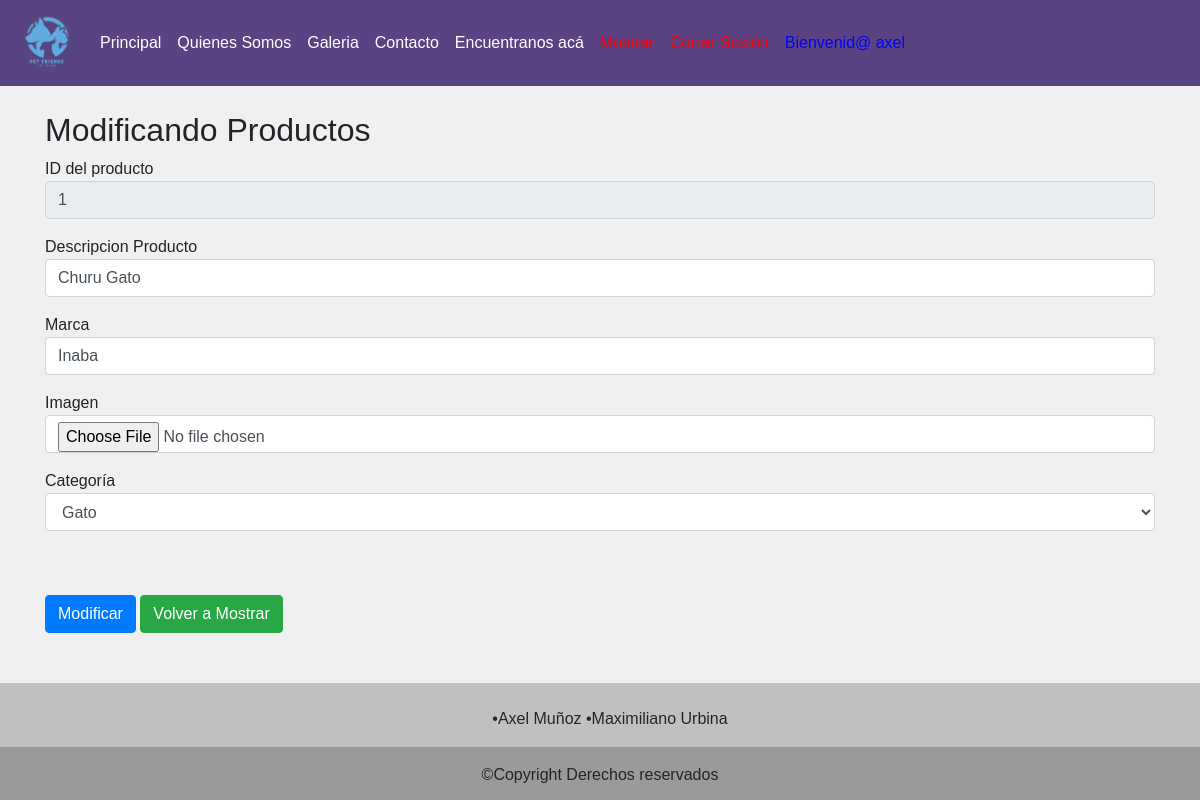
The page /form_mod_producto/1 (signed in) on the database its author committed.
### core/models.py (models this page shows, shortened)
class Productos_Animal (models.Model):
    id_producto = models.CharField(primary_key=True, max_length=6, verbose_name='id_producto')
    descripcionP= models.CharField(max_length=60, verbose_name='Descripcion')
    marca= models.CharField(max_length=20, verbose_name='Marca')
    imagen =models.ImageField(upload_to="productos",null=True)
    categoria = models.ForeignKey(CategoriaAnimal, on_delete=models.CASCADE, verbose_name='Categoria Animal')

### core/views.py (the view, shortened to what this page needs)
def form_mod_producto(request, id):
    producto = Productos_Animal.objects.get(id_producto=id)
    datos = {
        'form': ProductoForm2(instance=producto)
    }
    return render (request, 'form_mod_producto.html', datos )

### core/models.py (called while the page is built)
    def __str__(self):
        return self.nombreCategoriaA

### core/templates/form_mod_producto.html (shortened to what this page needs)
<!DOCTYPE html>
<html lang="en">
<head>
    <link rel="stylesheet" href="https://cdn.jsdelivr.net/npm/bootstrap@4.6.1/dist/css/bootstrap.min.css">
    {% load static %}
    <link rel="stylesheet" href="{% static 'css/style.css' %}">
    <link rel="stylesheet" href="{% static 'css/styleC.css' %}">
</head>
<body>
  <nav id="nav" class="navbar navbar-expand-sm navbar-light ">
    <div class="navbar-brand">
      <img class="rounded-circle" src="{% static 'img/logo.png' %}" width="60" height="60" alt="">
    </div>
    <div class="collapse navbar-collapse" id="opciones">
      <ul class="navbar-nav">
        <li class="nav-item">
          <a id="navL" class="nav-link" href="{% url 'index' %}">Principal</a>
        </li>
        <li class="nav-item">
          <a class="nav-link" id="navL"  href="{% url 'somos' %}">Quienes Somos</a>
        </li>
        <li class="nav-item">
          <a class="nav-link" id="navL"  href="{% url 'galeria'%}">Galeria</a>
         <li class="nav-item">
            <a class="nav-link" id="navL"  href="{% url 'contacto' %}">Contacto</a>
        </li>
        <li class="nav-item">
          <a class="nav-link" id="navL"  href="{% url 'mapa' %}">Encuentranos acá</a>
        </li>
        <li class="nav-item">
          {% if user.is_authenticated %}
            <a href="{% url 'mostrar' %}" class="nav-link"  style="color: red;">Mostrar </a>
          </li>
            <li class="nav-item">
            <a href="{% url 'logout' %}"  class="nav-link"  style="color: red; ">Cerrar Sesión</a>
          </li>
          <li class="nav-item">
            <a href="#" class="nav-link" style="color:blue;" >Bienvenid@ {{user.username}}</a>
          </li>
          {% endif %}
        </li>
      </ul>
    </div>
  </nav>
    <div class="container">
        <h2>Modificando Productos</h2>
        {% if user.is_authenticated %}
        <form method="POST" action="#" enctype="multipart/form-data" id="formularioo">
            <div class="form-group"  >
              {{ form.id_producto.label }}
              {{ form.id_producto}}
            </div>
            <div class="form-group">
              {{ form.descripcionP.label }}
              {{ form.descripcionP }}
            </div>
            <div class="form-group">
              {{ form.marca.label }}
              {{ form.marca}}
            </div>
            <div class="form-group">
                {{ form.imagen.label }}
                {{ form.imagen}}
            </div>
            <div class="form-group">
                {{ form.categoria.label }}
                {{ form.categoria}}
            </div>
            <br><br>
            <input type="submit" class="btn btn-primary" value="Modificar">
            <a href="{% url 'mostrar' %}" class="btn btn-success">Volver a Mostrar</a>
            {% else %}
            <h1>NO TIENES PERMISO PARA VER ESTO</h1>
            {% endif %}
        </form>
    </div>
  <footer class="text-center">
    <div class="container-fluid">
      <div class="justify-content-center  ">
      <p id="nombre" class="me-5" ><br>•Axel Muñoz •Maximiliano Urbina<p>
        </div>
    </div>
      <div class="text-center p-3" id="copy">©Copyright Derechos reservados</div>
    </footer>
</body>
</html>

### core/static/css/style.css (style rules this page uses)
footer { background-color: rgba(0, 0, 0, 0.2); margin-top: 50px; bottom: auto; display:block; }
body { background-color: rgb(240, 240, 240); }
#nav { background-color: #5B4282 ; margin-bottom: 25px; }
#navL { color:white; }
#nombre { margin-left:20px; }
#copy { background-color: rgba(0, 0, 0, 0.2); }

### core/templates/form_mod_producto.html (style rules this page uses)
body { font-family: Arial; }

### rows shown on the page
Productos_Animal: id_producto "1", descripcionP "Churu Gato", marca "Inaba", categoria "Gato"

### other values the page prints
{{ user.username }} "axel"
